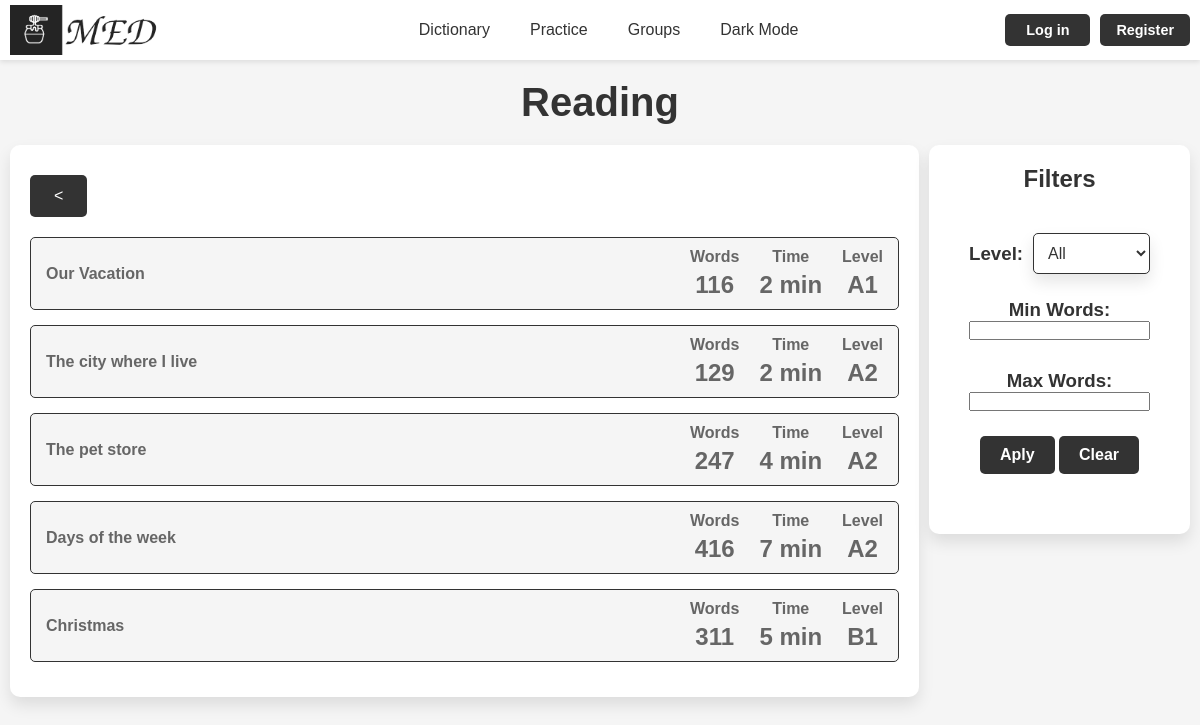
Before: /practice/reading/ with the older database file.
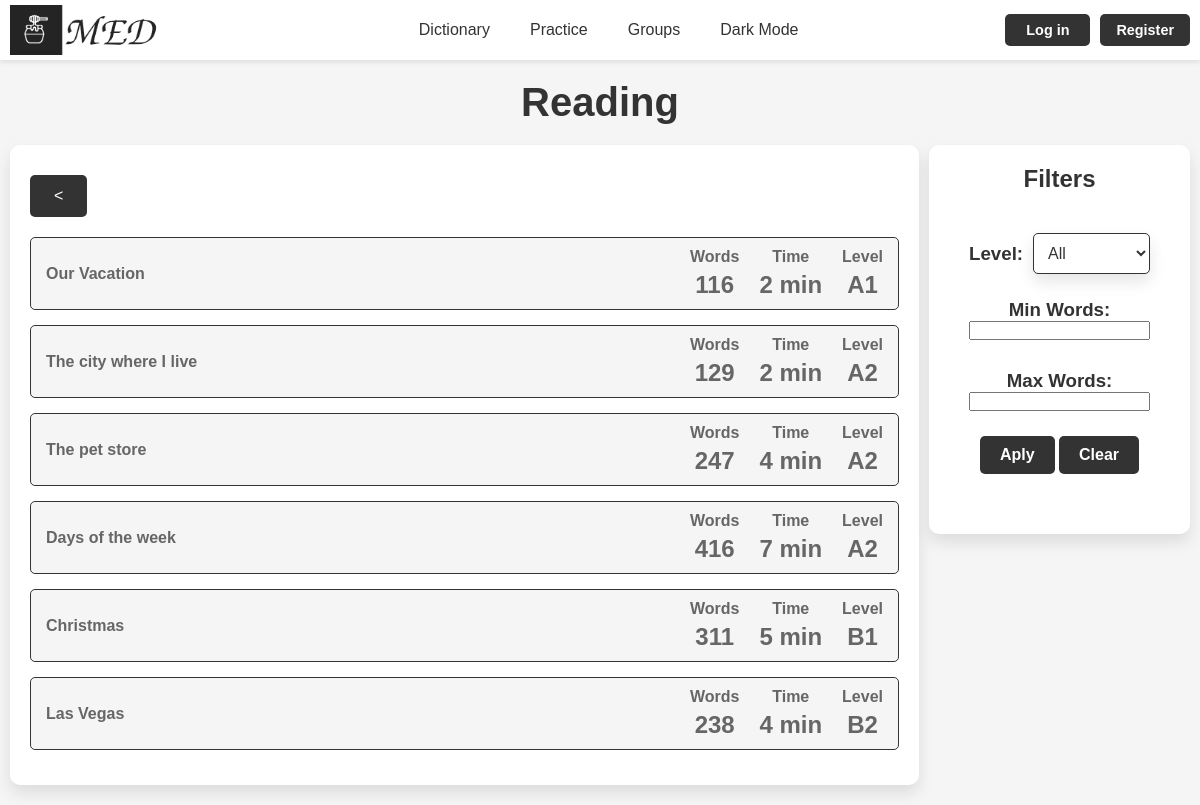
After: the same page with the newer database file.
### med/models.py (models this page shows, shortened)
class ReadingText(models.Model):
    ENG_LEVEL_CHOICES = [
        ('A1', 'A1'),
        ('A2', 'A2'),
        ('B1', 'B1'),
        ('B2', 'B2'),
        ('C1', 'C1'),
        ('C2', 'C2')
    ]
    title = models.CharField(max_length=100)
    time_to_read = models.IntegerField()
    word_count = models.IntegerField()
    eng_level = models.CharField(max_length=2, choices=ENG_LEVEL_CHOICES, default='A1')
    content = models.TextField(blank=True)
    words_with_translations = models.JSONField(default=dict, blank=True, null=True)
    auth = models.CharField(max_length=200, blank=True)
    is_auth_a = models.BooleanField(default=True)
    class Meta:
        ordering = ['eng_level', 'word_count', 'title']
        indexes = [
            models.Index(fields=['eng_level', 'title'])
        ]

### med/views.py (the view)
# urls.py: path('practice/reading/', views.reading_view, name='practice_reading'),
def reading_view(request):
    texts = ReadingText.objects.all()
    level = request.GET.get('level')
    if level:
        texts = texts.filter(eng_level=level)
    words_min = request.GET.get('words_min')
    if words_min:
        texts = texts.filter(word_count__gte=int(words_min))
    words_max = request.GET.get('words_max')
    if words_max:
        texts = texts.filter(word_count__lte=int(words_max))
    paginator = Paginator(texts, 25)
    page_number = request.GET.get('page')
    paginated_texts = paginator.get_page(page_number)
    page_obj = paginator.get_page(page_number)
    levels = ReadingText.ENG_LEVEL_CHOICES
    return render(request, 'med/reading.html', {
        'texts': paginated_texts,
        'paginator': paginator,
        'page_obj': page_obj,
        'levels': levels,
    })

### med/templates/med/reading.html (shortened to what this page needs)
{% extends "base.html" %}
{% block content %}
<h1>Reading</h1>
<div class="group-container">
    <div class="word-list-container">
    <div class="buttons make-text-btn texts-btn">
        <a href="{% url 'practice' %}">&lt;</a>
    </div>
    {% if texts %}
    <ul class="user-list">
        {% for text in texts %}
        <li class="user-item">
            <a href="{% url 'reading_text' text.id %}">
            <div class="user-card" style="display: flex; justify-content: space-between; align-items: center; padding: 10px 0;">
                <div class="user-title" style="flex: 1; text-align: left; margin-left: 15px;">
                    <p class="user-name"><strong>{{ text.title }}</strong></p>
                </div>
                <div class="user-stats" style="display: flex; gap: 20px; text-align: center; margin-right: 15px;">
                    <div class="stat-item reading-item">
                        <p>Words</p>
                        <p>{{ text.word_count }}</p>
                    </div>
                    <div class="stat-item reading-item">
                        <p>Time</p>
                        <p>{{ text.time_to_read }} min</p>
                    </div>
                    <div class="stat-item reading-item">
                        <p>Level</p>
                        <p>{{ text.get_eng_level_display }}</p>
                    </div>
                </div>
            </div>
            </a>
        </li>
        {% endfor %}
        </ul>
    {% else %}
    <p>No texts available.</p>
    {% endif %}
    </div>
    <div class="group-list" style="flex: 0 0 20%;">
        <h2>Filters</h2>
        <form method="get" id="filter_form" class="filter-form">
            <div style="display: flex; align-items: center; gap: 10px; justify-content: space-between;">
                <h3><label for="level">Level:</label></h3>
                <select name="level" id="level" style="width: 100%;">
                    <option value="">All</option>
                </select>
            </div>
            <p style="margin-bottom: 10px;"><h3><label for="words_min">Min Words:</label></h3>
            <input type="number" name="words_min" id="words_min" value="{{ request.GET.words_min }}"></p>
            <p><h3><label for="words_max">Max Words:</label></h3>
            <input type="number" name="words_max" id="words_max" value="{{ request.GET.words_max }}"></p>
            <div style="margin-top: 10px;">
            <a href="#" onclick="document.getElementById('filter_form').submit(); return false;" class="buttons">Aply</a>
            <a href="{% url 'practice_reading' %}" class="buttons">Clear</a>
            </div>
        </form>
    </div>
</div>
{% endblock %}

Changed rows visible on the page:
added ReadingText: title "Las Vegas", word_count "238", time_to_read "4", eng_level "B2"
